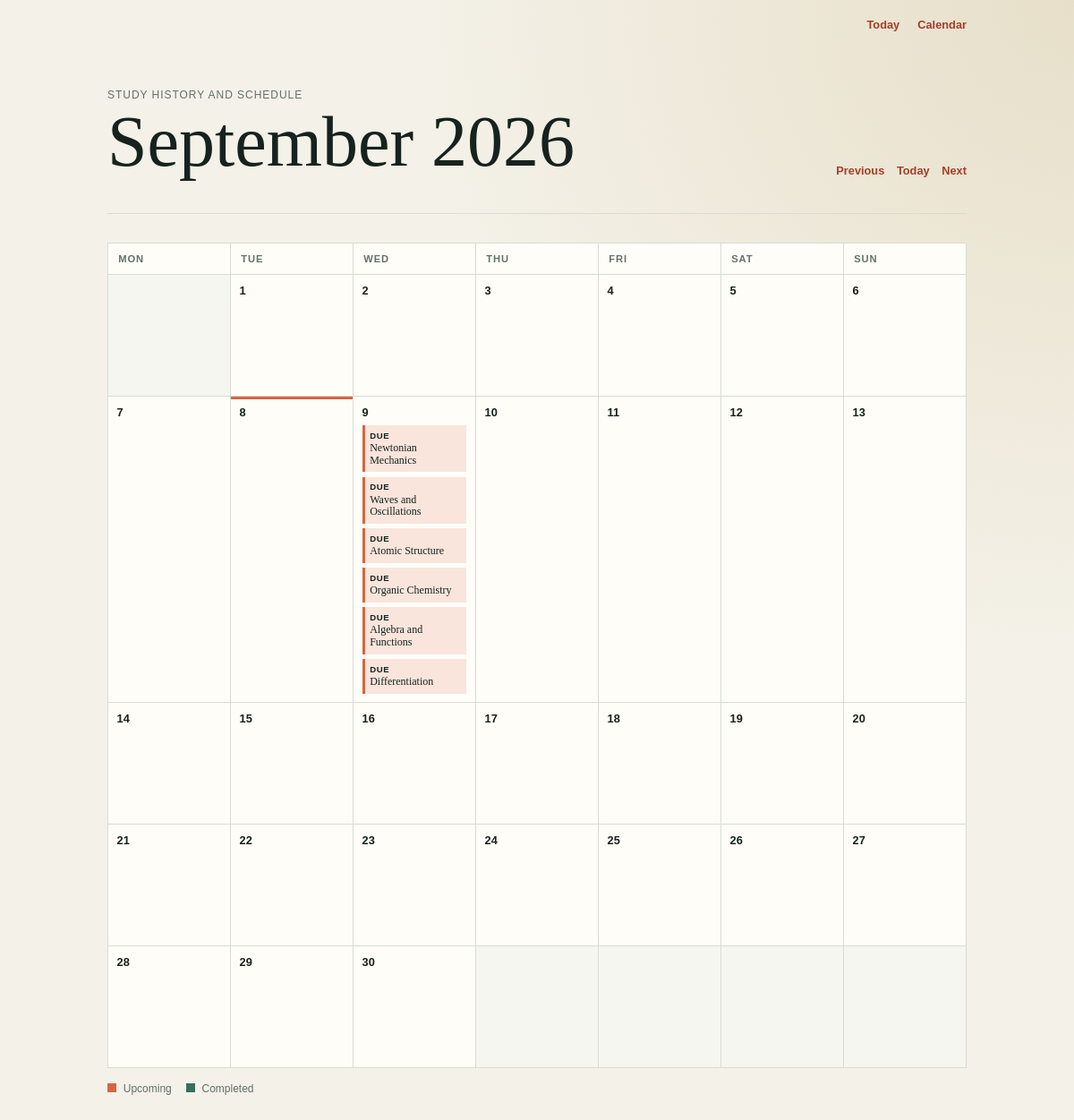
/calendar, run on an earlier commit of the app's database.
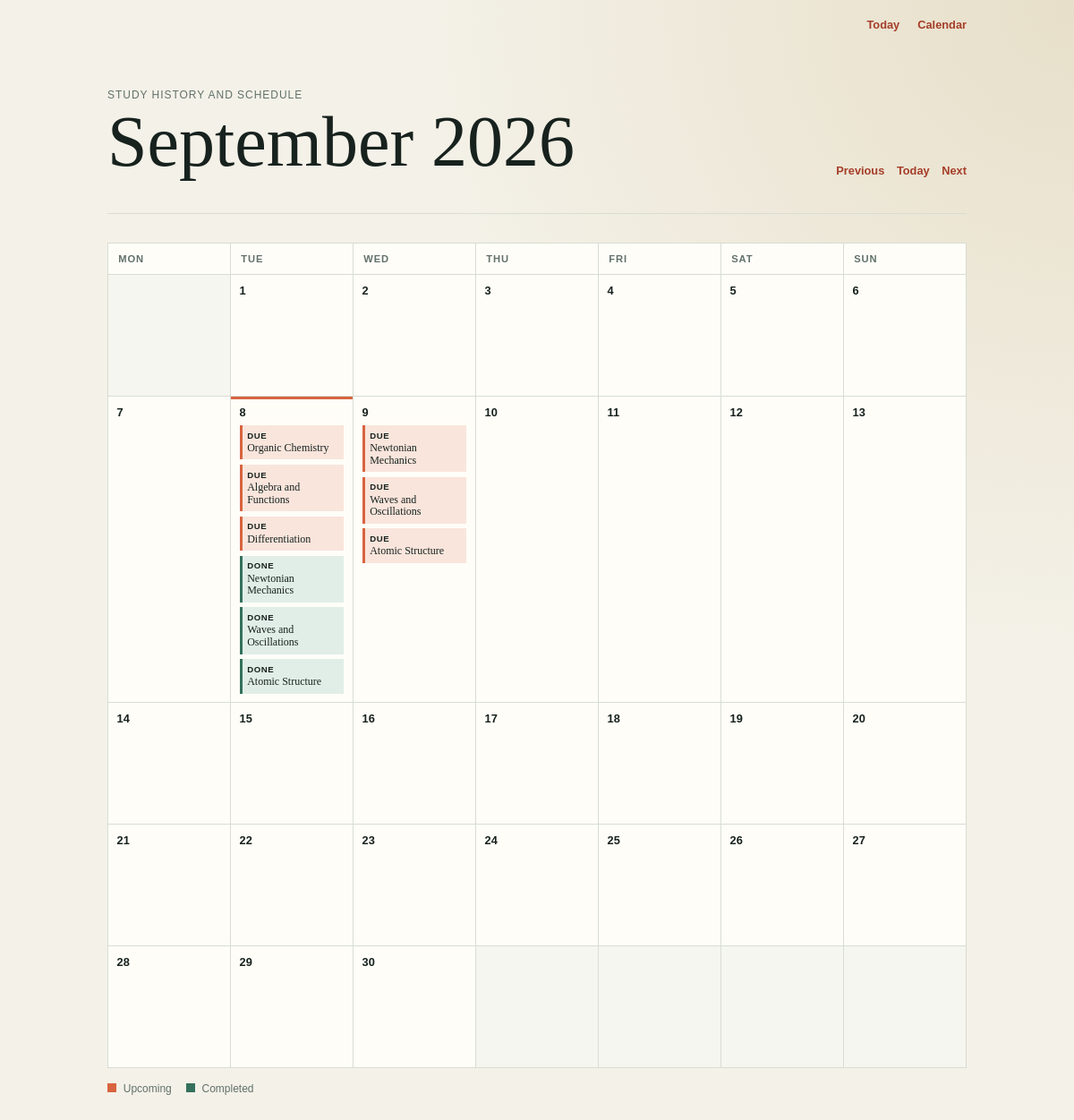
And on a later commit of the database.
### app.py (models this page shows, shortened)
class Topic(db.Model):
    id = db.Column(db.Integer, primary_key=True)
    subject = db.Column(db.String(100), nullable=False)       # e.g., "Physics"
    title = db.Column(db.String(150), nullable=False)         # e.g., "Newtonian Mechanics"
    interval = db.Column(db.Integer, default=0)               # Days until next review
    repetition = db.Column(db.Integer, default=0)             # Successful review streak
    ease_factor = db.Column(db.Float, default=2.5)            # Interval multiplier
    due_date = db.Column(db.DateTime, default=datetime.utcnow) # When it should appear on the to-do list
    reviews = db.relationship('Review', back_populates='topic', cascade='all, delete-orphan')
    def review(self, grade):
        """Apply an SM-2 review grade and schedule the next review."""
        if grade not in {1, 3, 5}:
            raise ValueError('grade must be 1, 3, or 5')
        quality_gap = 5 - grade
        self.ease_factor = max(
            1.3,
            self.ease_factor + 0.1 - quality_gap * (0.08 + quality_gap * 0.02),
        )
        if grade == 1:
            self.repetition = 0
            self.interval = 1
        elif self.repetition == 0:
            self.repetition = 1
            self.interval = 1
        elif self.repetition == 1:
            self.repetition = 2
            self.interval = 6
        else:
            self.interval = max(1, round(self.interval * self.ease_factor))
            self.repetition += 1
        self.due_date = datetime.utcnow() + timedelta(days=self.interval)

class Review(db.Model):
    id = db.Column(db.Integer, primary_key=True)
    topic_id = db.Column(db.Integer, db.ForeignKey('topic.id'), nullable=False)
    grade = db.Column(db.Integer, nullable=False)
    reviewed_at = db.Column(db.DateTime, default=datetime.utcnow, nullable=False)
    topic = db.relationship('Topic', back_populates='reviews')

### app.py (the view)
@app.route('/calendar')
def calendar_view():
    today = datetime.utcnow().date()
    try:
        year = int(request.args.get('year', today.year))
        month = int(request.args.get('month', today.month))
        month_start = date(year, month, 1)
    except (TypeError, ValueError):
        abort(400, description='Invalid calendar month.')
    month_end = date(
        year, month, calendar_module.monthrange(year, month)[1]
    )
    range_start = datetime.combine(month_start, datetime.min.time())
    range_end = datetime.combine(month_end + timedelta(days=1), datetime.min.time())
    due_topics = Topic.query.filter(
        Topic.due_date >= range_start,
        Topic.due_date < range_end,
    ).order_by(Topic.due_date.asc()).all()
    reviews = Review.query.filter(
        Review.reviewed_at >= range_start,
        Review.reviewed_at < range_end,
    ).order_by(Review.reviewed_at.asc()).all()
    due_by_date = defaultdict(list)
    for topic in due_topics:
        due_by_date[topic.due_date.date()].append(topic)
    reviews_by_date = defaultdict(list)
    for review in reviews:
        reviews_by_date[review.reviewed_at.date()].append(review)
    weeks = []
    for week in calendar_module.monthcalendar(year, month):
        days = []
        for day_number in week:
            day = date(year, month, day_number) if day_number else None
            days.append(day)
        weeks.append(days)
    previous_month = month_start - timedelta(days=1)
    next_month = month_end + timedelta(days=1)
    return render_template(
        'calendar.html',
        month_name=month_start.strftime('%B %Y'),
        weeks=weeks,
        today=today,
        due_by_date=due_by_date,
        reviews_by_date=reviews_by_date,
        previous_month=previous_month,
        next_month=next_month,
    )

### templates/calendar.html (shortened to what this page needs)
{% extends "layout.html" %}
{% block content %}
    <main class="calendar-page">
        <header class="calendar-header">
            <div>
                <p class="eyebrow">Study history and schedule</p>
                <h1>{{ month_name }}</h1>
            </div>
            <div class="month-nav" aria-label="Change month">
                <a href="{{ url_for('calendar_view', year=previous_month.year, month=previous_month.month) }}">Previous</a>
                <a href="{{ url_for('calendar_view') }}">Today</a>
                <a href="{{ url_for('calendar_view', year=next_month.year, month=next_month.month) }}">Next</a>
            </div>
        </header>
        <section class="calendar" aria-label="{{ month_name }} study calendar">
            <div class="weekday-row">
                {% for weekday in ('Monday', 'Tuesday', 'Wednesday', 'Thursday', 'Friday', 'Saturday', 'Sunday') %}
                    <div class="weekday">{{ weekday[:3] }}</div>
                {% endfor %}
            </div>
            {% for week in weeks %}
                <div class="calendar-week">
                    {% for day in week %}
                        <div class="calendar-day{% if not day %} outside-month{% endif %}{% if day == today %} today{% endif %}">
                            {% if day %}
                                <time datetime="{{ day.isoformat() }}" class="day-number">{{ day.day }}</time>
                                {% for topic in due_by_date.get(day, []) %}
                                    <div class="calendar-item upcoming">
                                        <span class="item-label">Due</span>
                                        <span>{{ topic.title }}</span>
                                    </div>
                                {% endfor %}
                                {% for review in reviews_by_date.get(day, []) %}
                                    <div class="calendar-item completed">
                                        <span class="item-label">Done</span>
                                        <span>{{ review.topic.title }}</span>
                                    </div>
                                {% endfor %}
                            {% endif %}
                        </div>
                    {% endfor %}
                </div>
            {% endfor %}
        </section>
        <div class="calendar-key" aria-label="Calendar legend">
            <span><i class="key-swatch upcoming-swatch"></i> Upcoming</span>
            <span><i class="key-swatch completed-swatch"></i> Completed</span>
        </div>
    </main>
{% endblock %}

### templates/layout.html (shortened to what this page needs)
<!DOCTYPE html>
<html lang="en">
    <head>
        <link rel="stylesheet" href="{{ url_for('static', filename='style.css') }}">
    </head>
    <body>
        <nav class="site-nav" aria-label="Main navigation">
            <a href="{{ url_for('index') }}">Today</a>
            <a href="{{ url_for('calendar_view') }}">Calendar</a>
        </nav>
        {% block content %}{% endblock %}
    </body>
</html>

### static/style.css (style rules this page uses)
* { box-sizing: border-box; }
:root { --ink: #17221e; --muted: #61716a; --paper: #f4f1e8; --surface: #fffdf8; --line: #d8ddd2; --accent: #d8643f; --accent-dark: #a53e29; }
body { margin: 0; color: var(--ink); background: radial-gradient(circle at top right, #e7dfc9, var(--paper) 42%); font-family: Georgia, "Times New Roman", serif; }
.site-nav { display: flex; justify-content: flex-end; gap: 1.25rem; width: min(960px, calc(100% - 2rem)); margin: 0 auto; padding: 1.25rem 0 0; font: 600 0.8rem "Trebuchet MS", sans-serif; }
.site-nav a, .month-nav a { color: var(--accent-dark); text-decoration: none; }
main { width: min(760px, calc(100% - 2rem)); margin: 0 auto; padding: 4rem 0; }
header { border-bottom: 1px solid var(--line); padding-bottom: 2rem; }
.eyebrow, .subject, .meta { margin: 0; color: var(--muted); font-family: "Trebuchet MS", sans-serif; font-size: 0.75rem; letter-spacing: 0.08em; text-transform: uppercase; }
h1 { margin: 0.45rem 0 0.6rem; font-size: clamp(2.5rem, 8vw, 5rem); font-weight: 400; line-height: 0.95; }
.calendar-page { width: min(960px, calc(100% - 2rem)); }
.calendar-header { display: flex; align-items: end; justify-content: space-between; gap: 1rem; }
.month-nav { display: flex; gap: 0.85rem; padding-bottom: 0.5rem; font: 600 0.8rem "Trebuchet MS", sans-serif; }
.calendar { margin-top: 2rem; border-top: 1px solid var(--line); border-left: 1px solid var(--line); background: var(--surface); }
.weekday-row, .calendar-week { display: grid; grid-template-columns: repeat(7, minmax(0, 1fr)); }
.weekday { padding: 0.7rem; border-right: 1px solid var(--line); border-bottom: 1px solid var(--line); color: var(--muted); font: 600 0.7rem "Trebuchet MS", sans-serif; letter-spacing: 0.08em; text-transform: uppercase; }
.calendar-day { min-height: 8.5rem; padding: 0.6rem; border-right: 1px solid var(--line); border-bottom: 1px solid var(--line); }
.calendar-day.outside-month { background: rgba(216, 221, 210, 0.25); }
.calendar-day.today { box-shadow: inset 0 3px 0 var(--accent); }
.day-number { display: block; margin-bottom: 0.45rem; font: 600 0.8rem "Trebuchet MS", sans-serif; }
.calendar-item { display: grid; gap: 0.15rem; margin-top: 0.35rem; padding: 0.35rem; font-size: 0.75rem; line-height: 1.15; }
.calendar-item.upcoming { border-left: 3px solid var(--accent); background: #f9e5dc; }
.calendar-item.completed { border-left: 3px solid #35715d; background: #e1eee8; }
.item-label { font: 600 0.6rem "Trebuchet MS", sans-serif; letter-spacing: 0.06em; text-transform: uppercase; }
.calendar-key { display: flex; gap: 1rem; margin-top: 1rem; color: var(--muted); font: 0.75rem "Trebuchet MS", sans-serif; }
.key-swatch { display: inline-block; width: 0.65rem; height: 0.65rem; margin-right: 0.25rem; }
.upcoming-swatch { background: var(--accent); }
.completed-swatch { background: #35715d; }

What changed in the data, as far as the page shows it:
changed Topic "Organic Chemistry": moves from the list under "9" to the list under "8"
changed Topic "Algebra and Functions": moves from the list under "9" to the list under "8"
changed Topic "Differentiation": moves from the list under "9" to the list under "8"
added Review: topic "Newtonian Mechanics"
added Review: topic "Waves and Oscillations"
added Review: topic "Atomic Structure"
